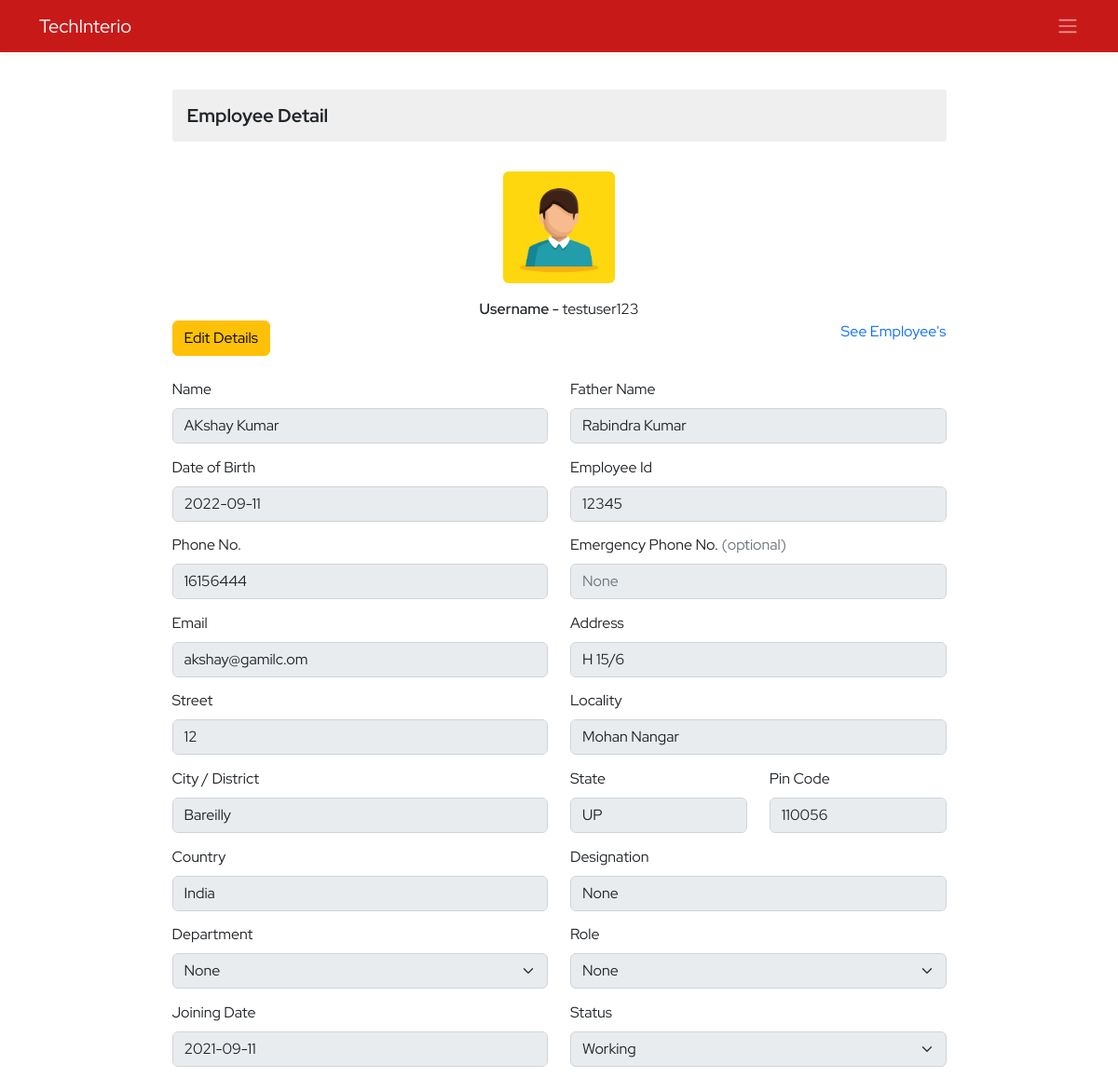
Page /ems/employee-detail/11/ (signed in) on the earlier database version.
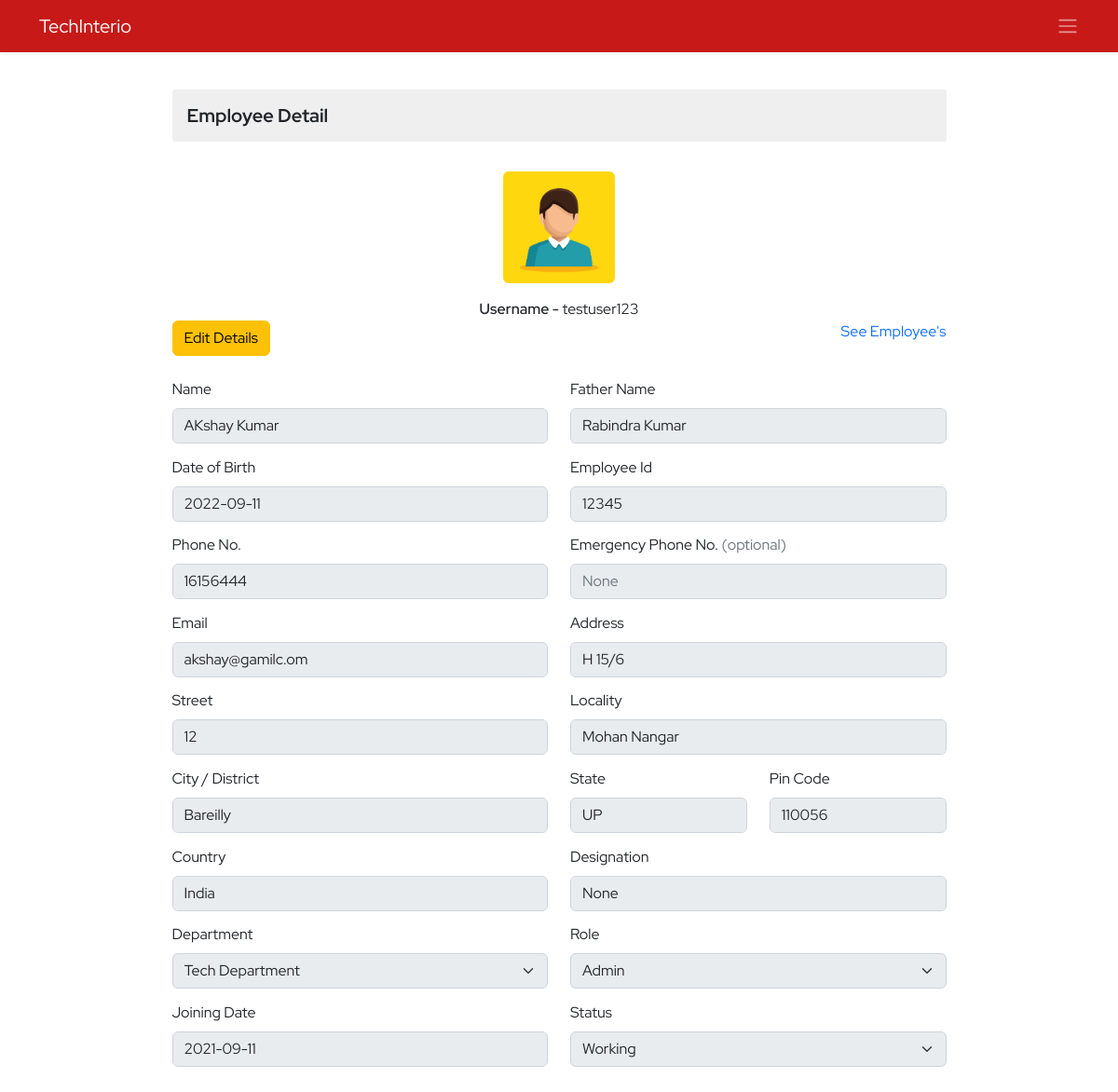
Same page on the later database version.
### ems/models.py (models this page shows, shortened)
class Employee(models.Model):
    empid=models.AutoField(primary_key=True)
    employeeid=models.IntegerField(unique=True, null=True, blank=True)
    user=models.OneToOneField(User,on_delete=models.CASCADE)
    name=models.CharField(max_length=50)
    father_name=models.CharField(max_length=50)
    avtar=models.ImageField(upload_to='employee_profile_images', blank=True , default='profile.jpg')
    document=models.FileField(upload_to='employee_documents',null=True,blank=True)
    dob=models.DateField()
    email=models.EmailField(max_length=100)
    mobile_no=models.IntegerField()
    emergency_mobile_no=models.IntegerField(null=True,blank=True)
    address=models.OneToOneField(Address, on_delete=models.CASCADE,blank=True, null=True,)
    designation=models.CharField(max_length=70,null=True, blank=True)
    role=models.ForeignKey(Role, on_delete=models.SET_NULL,blank=True, null=True,)
    department=models.ForeignKey(Department, on_delete=models.SET_NULL,blank=True, null=True,)
    joining_date=models.DateField(null=True, blank=True)
    status=models.CharField(max_length=15)
    @property
    def imageURL(self):
        try:
            url=self.avtar.url
        except:
            url=''
        return url

class Address(models.Model):
    user=models.OneToOneField(User,on_delete=models.CASCADE, blank=True,null=True)
    address=models.CharField(max_length=150)
    street=models.CharField(max_length=70)
    locality=models.CharField(max_length=70)
    city=models.CharField(max_length=50)
    state=models.CharField(max_length=50)
    pincode=models.FloatField(max_length=50)
    country=models.CharField(max_length=50, default='India')

### ems/views.py (the view, shortened to what this page needs)
# urls.py: path('employee-detail/<empid>/',employeeDetail,name='employee-detail'),
@login_required()
def employeeDetail(request, empid):
    context = {}
    try:
        if not request.user.is_superuser:
            profile_obj=Employee.objects.get(user=request.user)
            context['profile']=profile_obj
        employee_obj = Employee.objects.get(empid=empid)
        user_obj = User.objects.get(username=employee_obj.user)
        department_obj = Department.objects.all()
        role_obj = Role.objects.all()
        context['departments'] = department_obj
        context['roles'] = role_obj
        context['employee_obj'] = employee_obj
        addres_obj = Address.objects.get(user=user_obj)
        context['address_obj'] = addres_obj
    except Exception as e:
        print('Employee Detail Exception : ', e)
    return render(request, 'ems/employee_detail.html', context)

### ems/models.py (called while the page is built)
    def __str__(self):
        return self.name

    def __str__(self):
        return self.name

### ems/templates/ems/employee_detail.html (shortened to what this page needs)
{% extends './base.html' %}
{% block body %}
<div class="container py-4">
    <div class="row d-felx justify-content-center align-items-center">
        <div class="col-9">
            <h3 class="employee-title my-2">Employee Detail</h3>
            <div class="profile-image my-3">
                <img src="{{employee_obj.imageURL}}" alt="" class="rounded">
            </div>
                <div class="float-center text-center"><span class="fw-semibold">Username -</span> {{employee_obj.user}}</div>
                <div>
                    <button class="btn btn-warning" onclick="edit()">Edit Details</button>
                    <a class="float-end" href="{% url 'ems:employee-view' %}">See Employee's</a>
                </div>
            <form action="" method="post" class="mt-4 add-employee">
                <div class="row gy-1">
                    <div class="mb-3 col-12 col-sm-6">
                        <label for="fname" class="form-label">Name</label>
                        <input type="text" class="form-control employee_detail" id="fname" name="employee-name" required
                            value="{{employee_obj.name}}">
                    </div>
                    <div class="mb-3 col-12 col-sm-6">
                        <label for="father-name" class="form-label">Father Name</label>
                        <input type="text" class="form-control employee_detail" id="father-name" name="father-name"
                            required value="{{employee_obj.father_name}}" readonly>
                    </div>
                    <div class="mb-3 col-12 col-sm-6">
                        <label for="dob" class="form-label">Date of Birth</label>
                        <input type="text" class="form-control employee_detail"
                            value="{{employee_obj.dob | date:'Y-m-d'}}" id="dob" name="employee-dob" required>
                    </div>
                    <div class="mb-3 col-12 col-sm-6">
                        <label for="empid" class="form-label">Employee Id</label>
                        <input type="number" class="form-control employee_detail" id="empid"
                            value="{{employee_obj.employeeid}}" name="employeeid">
                    </div>
                    <div class="mb-3 col-12 col-sm-6">
                        <label for="phone-no" class="form-label">Phone No.</label>
                        <input type="number" class="form-control employee_detail" id="phone-no"
                            value="{{employee_obj.mobile_no}}" name="phone-number" required>
                    </div>
                    <div class="mb-3 col-6">
                        <label for="ephone" class="form-label">Emergency Phone No. <span class="text-muted">(optional)</span> </label>
                        <input type="number" value="{{employee_obj.emergency_mobile_no}}" class="form-control employee_detail" id="ephone" placeholder="None"
                            name="ephone-number">
                    </div>
                    <div class="mb-3 col-12 col-sm-6">
                        <label for="email" class="form-label">Email</label>
                        <input type="email" class="form-control employee_detail" id="email"
                            value="{{employee_obj.email}}" name="email" required>
                    </div>
                    <div class="mb-3 col-12 col-sm-6">
                        <label for="address" class="form-label">Address</label>
                        <input type="text" class="form-control employee_detail" id="address"
                            value="{{address_obj.address}}" name="address" required>
                    </div>
                    <div class="mb-3 col-12 col-sm-6">
                        <label for="street" class="form-label">Street</label>
                        <input type="text" class="form-control employee_detail" id="street"
                            value="{{address_obj.street}}" name="street" required>
                    </div>
                    <div class="mb-3 col-12 col-sm-6">
                        <label for="locality" class="form-label">Locality</label>
                        <input type="text" class="form-control employee_detail" id="locality"
                            value="{{address_obj.locality}}" name="locality" required>
                    </div>
                    <div class="mb-3 col-12 col-sm-6">
                        <label for="city" class="form-label">City / District</label>
                        <input type="text" class="form-control employee_detail" id="city" value="{{address_obj.city}}"
                            name="city" required>
                    </div>
                    <div class="mb-3 col-6 col-sm-3">
                        <label for="state" class="form-label">State</label>
                        <input type="text" class="form-control employee_detail" id="state" value="{{address_obj.state}}"
                            name="state" required>
                    </div>
                    <div class="mb-3 col-6 col-sm-3">
                        <label for="pincode" class="form-label">Pin Code</label>
                        <input type="number" class="form-control employee_detail" id="pincode"
                            value="{{address_obj.pincode|floatformat:'0'}}" name="pincode" required>
                    </div>
                    <div class="mb-3 col-12 col-sm-6">
                        <label for="country" class="form-label">Country</label>
                        <input type="text" class="form-control employee_detail" id="country"
                            value="{{address_obj.country}}" name="country" required>
                    </div>
                    <div class="mb-3 col-12 col-sm-6">
                        <label for="designation" class="form-label">Designation</label>
                        <input type="text" class="form-control employee_detail" id="designation" required
                            value="{{employee_obj.designation}}" name="designation">
                    </div>
                    <div class="mb-3 col-12 col-sm-6">
                        <label for="select-department" class="form-label">Department</label>
                        <select class="form-select employee_detail" aria-label="Default select example"
                            id="select-department" name="select-department" required>
                            {% if employee_obj.department == None %}
                            <option value="{{employee_obj.department}}" >{{employee_obj.department}}</option>
                            {% endif %}
                            {% for department in departments %}
                            {% if department == employee_obj.department %}
                            <option value="{{employee_obj.department}}" selected>{{employee_obj.department}}</option>
                            {% else %}
                            <option value="{{department.name}}">{{department.name}}</option>
                            {% endif %}
                            {% endfor %}
                        </select>
                    </div>
                    <div class="mb-3 col-12 col-sm-6">
                        <label for="select-role" class="form-label">Role</label>
                        <select class="form-select employee_detail" aria-label="Default select example" id="select-role"
                            name="select-role" required>
                            {% if employee_obj.role == None %}
                            <option value="{{employee_obj.role}}" >{{employee_obj.role}}</option>
                            {% endif %}
                            {% for role in roles %}
                            {% if role == employee_obj.role %}
                            <option value="{{employee_obj.role}}" selected>{{employee_obj.role}}</option>
                            {% else %}
                                <option value="{{role.name}}">{{role.name}}</option>
                            {% endif %}
                            {% endfor %}
                        </select>
                    </div>
                    <div class="mb-3 col-12 col-sm-6">
                        <label for="joining-date" class="form-label">Joining Date</label>
                        <input type="text" class="form-control employee_detail" id="dob" name="joining-date" required
                            value="{{employee_obj.joining_date | date:'Y-m-d' }}">
                    </div>
                    <div class="mb-3 col-12 col-sm-6">
                        <label for="select-status" class="form-label">Status</label>
                        <select class="form-select employee_detail" aria-label="Default select example"
                            id="select-status" name="select-status" required>
                            {% if employee_obj.status == 'Working' %}
                            <option value="{{employee_obj.status}}" selected>{{employee_obj.status}}</option>
                            {% else %}
                            <option value="{{employee_obj.status}}" selected>{{employee_obj.status}}</option>
                            <option value="Working" >Working</option>
                            {% endif %}
                        </select>
                    </div>
            </form>
        </div>
    </div>
</div>
{% endblock body %}

### ems/templates/ems/base.html (shortened to what this page needs)
<!DOCTYPE html>
{% load static %}
<html lang="en">
<head>
    <link href="https://cdn.jsdelivr.net/npm/bootstrap@5.2.0/dist/css/bootstrap.min.css" rel="stylesheet"
>
    <link href='https://unpkg.com/boxicons@2.1.2/css/boxicons.min.css' rel='stylesheet'>
    <link rel="stylesheet" href="{% static 'css/style.css' %}">
</head>
<body>
    <header class="shadow-sm">
        <nav class="navbar navbar-expand-lg nav-bg navbar-dark shadow-sm fixed-top">
            <div class="container">
                <a class="navbar-brand" href="{% url 'home:home' %}">TechInterio</a>
                <a class="cursor-pointer nav-link active" data-bs-toggle="offcanvas"
                            data-bs-target="#staticBackdrop" aria-controls="staticBackdrop"><span
                                class="navbar-toggler-icon"></span></a>
            </div>
        </nav>
    </header>
    <main class="my-5 pt-3">
        {% block body %}{% endblock body %}
    </main>
</body>
</html>

### static/css/style.css (style rules this page uses)
* { margin: 0; padding: 0; box-sizing: border-box; }
:root { --body-font: 'Red Hat Display', sans-serif; --second-font: 'Kaushan Script', cursive; --biggest-font-size: 2rem; --bigger-font-size: 1.5rem; --big-font-size: 1.25rem; --h1-font-size: 1.5rem; --h2-font-size: 1.25rem; --h3-font-size: 1rem; --normal-font-size: .938rem; --small-font-size: .813rem; --smaller-font-size: .75rem; --font-bold: 700; --font-black: 900; }
@media screen and (min-width: 1024px) { :root { --biggest-font-size: 6rem; --bigger-font-size: 3.5rem; --big-font-size: 2.75rem; --h1-font-size: 2.25rem; --h2-font-size: 1.5rem; --h3-font-size: 1.25rem; --normal-font-size: 1rem; --small-font-size: .875rem; --smaller-font-size: .813rem; --bs-modal-width:700px; } }
* { box-sizing: border-box; padding: 0; margin: 0; }
html { scroll-behavior: smooth; }
body, button, label, select, input { font-family: var(--body-font); font-size: var(--normal-font-size); }
h1, h2, h3 { font-weight: var(--font-bold); }
a { text-decoration: none; }
img { max-width: 100%; height: auto; }
.cursor-pointer { cursor: pointer; }
.nav-bg { background-color: #c30000e6 !important; }
.employee-title { font-size: var(--h3-font-size); background-color: #dadada70; padding: 1rem; border-radius: 3px; }
.add-employee div { margin-bottom: 0.6rem !important; }
.profile-image { display: flex; justify-content:center; }
.profile-image img { height: 120px; margin-top: 1rem; width: 120px; object-fit: cover; object-position: center; }

Differences in the rows shown:
changed Employee "AKshay Kumar": select-department "None" → (not shown); select-role "None" → (not shown)
Other differences:
form field select-department: (not shown) → "Tech Department"
form field select-role: (not shown) → "Admin"
